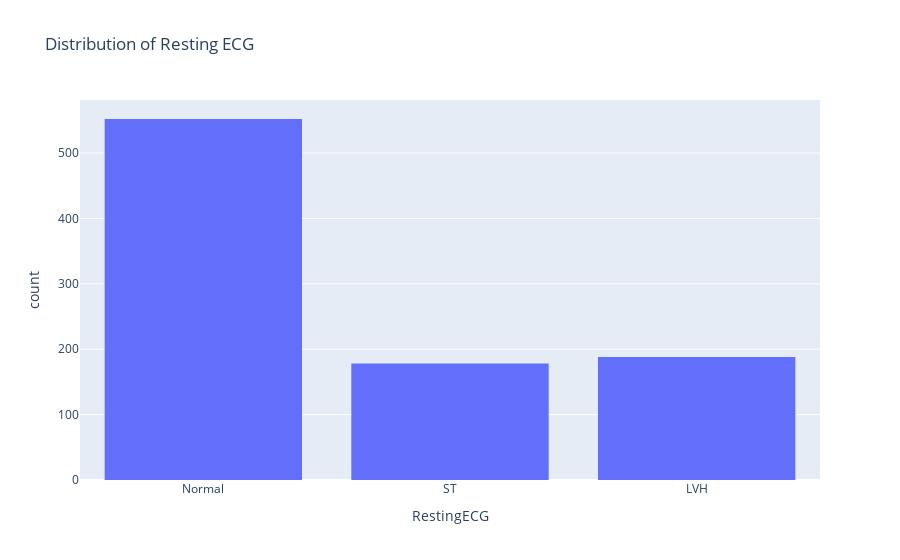

Notebook code cell kept with this figure:
### Markdown cell above
Distribution of Resting ECG

### Code cell
fig=px.histogram(df,
                 x="RestingECG",
                 hover_data=df.columns,
                 title="Distribution of Resting ECG")
fig.show()

### Figure 1 — Plotly figure (JSON) as saved in the notebook; plotly's stock layout.template omitted (floating-point values rounded to 4 significant figures; data arrays with more than 128 entries replaced by an {"elided": "..."} marker saying what was removed)
{"data": [{"alignmentgroup": "True", "bingroup": "x", "hovertemplate": "RestingECG=%{x}<br>count=%{y}<extra></extra>", "legendgroup": "", "marker": {"color": "#636efa", "pattern": {"shape": ""}}, "name": "", "offsetgroup": "", "orientation": "v", "showlegend": false, "type": "histogram", "x": {"elided": "918 str values"}, "xaxis": "x", "yaxis": "y"}], "layout": {"barmode": "relative", "legend": {"tracegroupgap": 0}, "title": {"text": "Distribution of Resting ECG"}, "xaxis": {"anchor": "y", "domain": [0, 1], "title": {"text": "RestingECG"}}, "yaxis": {"anchor": "x", "domain": [0, 1], "title": {"text": "count"}}}}
